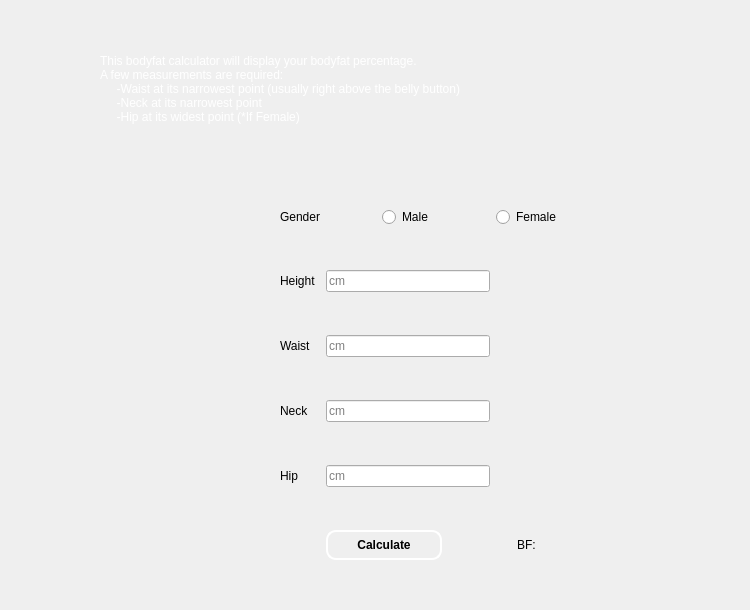
     <widget class="QWidget" name="page_bodyfat">
      <property name="styleSheet">
       <string notr="true">font: bold 22px &quot;Calibri&quot;;
</string>
      </property>
      <widget class="QWidget" name="verticalLayoutWidget_3">
       <property name="geometry">
        <rect>
         <x>100</x>
         <y>20</y>
         <width>641</width>
         <height>137</height>
        </rect>
       </property>
       <layout class="QVBoxLayout" name="verticalLayout_bf">
        <item>
         <widget class="QLabel" name="label_summary_bf">
          <property name="palette">
           <palette>
            <active>
             <colorrole role="WindowText">
              <brush brushstyle="SolidPattern">
               <color alpha="255">
                <red>255</red>
                <green>255</green>
                <blue>255</blue>
               </color>
              </brush>
             </colorrole>
             <colorrole role="Button">
              <brush brushstyle="SolidPattern">
               <color alpha="255">
                <red>36</red>
                <green>36</green>
                <blue>36</blue>
               </color>
              </brush>
             </colorrole>
             <colorrole role="Text">
              <brush brushstyle="SolidPattern">
               <color alpha="255">
                <red>255</red>
                <green>255</green>
                <blue>255</blue>
               </color>
              </brush>
             </colorrole>
             <colorrole role="ButtonText">
              <brush brushstyle="SolidPattern">
               <color alpha="255">
                <red>255</red>
                <green>255</green>
                <blue>255</blue>
               </color>
              </brush>
             </colorrole>
             <colorrole role="Base">
              <brush brushstyle="SolidPattern">
               <color alpha="255">
                <red>36</red>
                <green>36</green>
                <blue>36</blue>
               </color>
              </brush>
             </colorrole>
             <colorrole role="Window">
              <brush brushstyle="SolidPattern">
               <color alpha="255">
                <red>36</red>
                <green>36</green>
                <blue>36</blue>
               </color>
              </brush>
             </colorrole>
             <colorrole role="PlaceholderText">
              <brush brushstyle="NoBrush">
               <color alpha="128">
                <red>255</red>
                <green>255</green>
                <blue>255</blue>
               </color>
              </brush>
             </colorrole>
            </active>
            <inactive>
             <colorrole role="WindowText">
              <brush brushstyle="SolidPattern">
               <color alpha="255">
                <red>255</red>
                <green>255</green>
                <blue>255</blue>
               </color>
              </brush>
             </colorrole>
             <colorrole role="Button">
              <brush brushstyle="SolidPattern">
               <color alpha="255">
                <red>36</red>
                <green>36</green>
                <blue>36</blue>
               </color>
              </brush>
             </colorrole>
             <colorrole role="Text">
              <brush brushstyle="SolidPattern">
               <color alpha="255">
                <red>255</red>
                <green>255</green>
                <blue>255</blue>
               </color>
              </brush>
             </colorrole>
             <colorrole role="ButtonText">
              <brush brushstyle="SolidPattern">
               <color alpha="255">
                <red>255</red>
                <green>255</green>
                <blue>255</blue>
               </color>
              </brush>
             </colorrole>
             <colorrole role="Base">
              <brush brushstyle="SolidPattern">
               <color alpha="255">
                <red>36</red>
                <green>36</green>
                <blue>36</blue>
               </color>
              </brush>
             </colorrole>
             <colorrole role="Window">
              <brush brushstyle="SolidPattern">
               <color alpha="255">
                <red>36</red>
                <green>36</green>
                <blue>36</blue>
               </color>
              </brush>
             </colorrole>
             <colorrole role="PlaceholderText">
              <brush brushstyle="NoBrush">
               <color alpha="128">
                <red>255</red>
                <green>255</green>
                <blue>255</blue>
               </color>
              </brush>
             </colorrole>
            </inactive>
            <disabled>
             <colorrole role="WindowText">
              <brush brushstyle="SolidPattern">
               <color alpha="255">
                <red>255</red>
                <green>255</green>
                <blue>255</blue>
               </color>
              </brush>
             </colorrole>
             <colorrole role="Button">
              <brush brushstyle="SolidPattern">
               <color alpha="255">
                <red>36</red>
                <green>36</green>
                <blue>36</blue>
               </color>
              </brush>
             </colorrole>
             <colorrole role="Text">
              <brush brushstyle="SolidPattern">
               <color alpha="255">
                <red>255</red>
                <green>255</green>
                <blue>255</blue>
               </color>
              </brush>
             </colorrole>
             <colorrole role="ButtonText">
              <brush brushstyle="SolidPattern">
               <color alpha="255">
                <red>255</red>
                <green>255</green>
                <blue>255</blue>
               </color>
              </brush>
             </colorrole>
             <colorrole role="Base">
              <brush brushstyle="SolidPattern">
               <color alpha="255">
                <red>36</red>
                <green>36</green>
                <blue>36</blue>
               </color>
              </brush>
             </colorrole>
             <colorrole role="Window">
              <brush brushstyle="SolidPattern">
               <color alpha="255">
                <red>36</red>
                <green>36</green>
                <blue>36</blue>
               </color>
              </brush>
             </colorrole>
             <colorrole role="PlaceholderText">
              <brush brushstyle="NoBrush">
               <color alpha="128">
                <red>255</red>
                <green>255</green>
                <blue>255</blue>
               </color>
              </brush>
             </colorrole>
            </disabled>
           </palette>
          </property>
          <property name="text">
           <string>This bodyfat calculator will display your bodyfat percentage.
A few measurements are required:
     -Waist at its narrowest point (usually right above the belly button)
     -Neck at its narrowest point
     -Hip at its widest point (*If Female)   </string>
          </property>
          <property name="wordWrap">
           <bool>true</bool>
          </property>
         </widget>
        </item>
       </layout>
      </widget>
      <widget class="QWidget" name="gridLayoutWidget_2">
       <property name="geometry">
        <rect>
         <x>280</x>
         <y>170</y>
         <width>281</width>
         <height>431</height>
        </rect>
       </property>
       <layout class="QGridLayout" name="gridLayout_bf">
        <item row="1" column="0">
         <widget class="QLabel" name="label_height_bf">
          <property name="text">
           <string>Height</string>
          </property>
         </widget>
        </item>
        <item row="5" column="1">
         <widget class="QPushButton" name="pushButton_bf">
          <property name="styleSheet">
           <string notr="true">QPushButton{
    border-style: outset;
    border-width: 2px;
    border-radius: 10px;
    border-color: white;
    font: bold;
    max-width: 100px;
    padding: 6px;
}</string>
          </property>
          <property name="text">
           <string>Calculate</string>
          </property>
         </widget>
        </item>
        <item row="0" column="2">
         <widget class="QRadioButton" name="radioButton_female_bf">
          <property name="text">
           <string>Female</string>
          </property>
         </widget>
        </item>
        <item row="5" column="2" alignment="Qt::AlignHCenter">
         <widget class="QLabel" name="label_bf">
          <property name="text">
           <string>BF: </string>
          </property>
         </widget>
        </item>
        <item row="3" column="0">
         <widget class="QLabel" name="label_neck_bf">
          <property name="text">
           <string>Neck</string>
          </property>
         </widget>
        </item>
        <item row="2" column="0">
         <widget class="QLabel" name="label_waist_bf">
          <property name="text">
           <string>Waist</string>
          </property>
         </widget>
        </item>
        <item row="1" column="1">
         <widget class="QLineEdit" name="lineEdit_height_bf">
          <property name="placeholderText">
           <string>cm</string>
          </property>
         </widget>
        </item>
        <item row="0" column="1" alignment="Qt::AlignHCenter">
         <widget class="QRadioButton" name="radioButton_male_bf">
          <property name="text">
           <string>Male</string>
          </property>
         </widget>
        </item>
        <item row="0" column="0">
         <widget class="QLabel" name="label_gender_bf">
          <property name="text">
           <string>Gender</string>
          </property>
         </widget>
        </item>
        <item row="4" column="0">
         <widget class="QLabel" name="label_hip_bf">
          <property name="text">
           <string>Hip</string>
          </property>
         </widget>
        </item>
        <item row="2" column="1">
         <widget class="QLineEdit" name="lineEdit_waist_bf">
          <property name="placeholderText">
           <string>cm</string>
          </property>
         </widget>
        </item>
        <item row="3" column="1">
         <widget class="QLineEdit" name="lineEdit_neck_bf">
          <property name="placeholderText">
           <string>cm</string>
          </property>
         </widget>
        </item>
        <item row="4" column="1">
         <widget class="QLineEdit" name="lineEdit_hip_bf">
          <property name="placeholderText">
           <string>cm</string>
          </property>
         </widget>
        </item>
       </layout>
      </widget>
     </widget>
